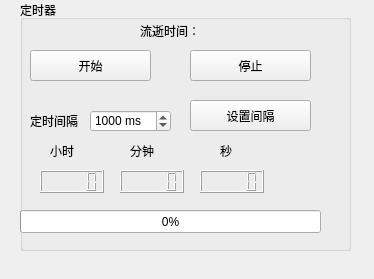
<?xml version="1.0" encoding="UTF-8"?>
<ui version="4.0">
 <class>timer_form</class>
 <widget class="QWidget" name="timer_form">
  <property name="geometry">
   <rect>
    <x>0</x>
    <y>0</y>
    <width>374</width>
    <height>279</height>
   </rect>
  </property>
  <property name="windowTitle">
   <string>Form</string>
  </property>
  <widget class="QGroupBox" name="groupBox">
   <property name="geometry">
    <rect>
     <x>20</x>
     <y>0</y>
     <width>331</width>
     <height>251</height>
    </rect>
   </property>
   <property name="title">
    <string>定时器</string>
   </property>
   <widget class="QPushButton" name="btnStart">
    <property name="geometry">
     <rect>
      <x>10</x>
      <y>50</y>
      <width>121</width>
      <height>31</height>
     </rect>
    </property>
    <property name="text">
     <string>开始</string>
    </property>
   </widget>
   <widget class="QPushButton" name="btnStop">
    <property name="geometry">
     <rect>
      <x>170</x>
      <y>50</y>
      <width>121</width>
      <height>31</height>
     </rect>
    </property>
    <property name="text">
     <string>停止</string>
    </property>
   </widget>
   <widget class="QLabel" name="label">
    <property name="geometry">
     <rect>
      <x>10</x>
      <y>110</y>
      <width>54</width>
      <height>21</height>
     </rect>
    </property>
    <property name="text">
     <string>定时间隔</string>
    </property>
   </widget>
   <widget class="QSpinBox" name="spinBoxInterval">
    <property name="geometry">
     <rect>
      <x>70</x>
      <y>110</y>
      <width>81</width>
      <height>22</height>
     </rect>
    </property>
    <property name="suffix">
     <string> ms</string>
    </property>
    <property name="maximum">
     <number>999999</number>
    </property>
    <property name="value">
     <number>1000</number>
    </property>
   </widget>
   <widget class="QPushButton" name="btnInterval">
    <property name="geometry">
     <rect>
      <x>170</x>
      <y>100</y>
      <width>121</width>
      <height>31</height>
     </rect>
    </property>
    <property name="text">
     <string>设置间隔</string>
    </property>
   </widget>
   <widget class="QProgressBar" name="progressBar">
    <property name="geometry">
     <rect>
      <x>0</x>
      <y>210</y>
      <width>301</width>
      <height>23</height>
     </rect>
    </property>
    <property name="value">
     <number>0</number>
    </property>
   </widget>
   <widget class="QLCDNumber" name="lcdHour">
    <property name="geometry">
     <rect>
      <x>20</x>
      <y>170</y>
      <width>64</width>
      <height>23</height>
     </rect>
    </property>
   </widget>
   <widget class="QLCDNumber" name="lcdMinute">
    <property name="geometry">
     <rect>
      <x>100</x>
      <y>170</y>
      <width>64</width>
      <height>23</height>
     </rect>
    </property>
   </widget>
   <widget class="QLCDNumber" name="lcdSecond">
    <property name="geometry">
     <rect>
      <x>180</x>
      <y>170</y>
      <width>64</width>
      <height>23</height>
     </rect>
    </property>
   </widget>
   <widget class="QLabel" name="label_2">
    <property name="geometry">
     <rect>
      <x>30</x>
      <y>140</y>
      <width>41</width>
      <height>21</height>
     </rect>
    </property>
    <property name="text">
     <string>小时</string>
    </property>
   </widget>
   <widget class="QLabel" name="label_3">
    <property name="geometry">
     <rect>
      <x>110</x>
      <y>140</y>
      <width>41</width>
      <height>21</height>
     </rect>
    </property>
    <property name="text">
     <string>分钟</string>
    </property>
   </widget>
   <widget class="QLabel" name="label_4">
    <property name="geometry">
     <rect>
      <x>200</x>
      <y>140</y>
      <width>41</width>
      <height>21</height>
     </rect>
    </property>
    <property name="text">
     <string>秒</string>
    </property>
   </widget>
   <widget class="QLabel" name="labelElapsTime">
    <property name="geometry">
     <rect>
      <x>120</x>
      <y>20</y>
      <width>161</width>
      <height>21</height>
     </rect>
    </property>
    <property name="text">
     <string>流逝时间：</string>
    </property>
   </widget>
  </widget>
 </widget>
 <resources/>
 <connections/>
</ui>
